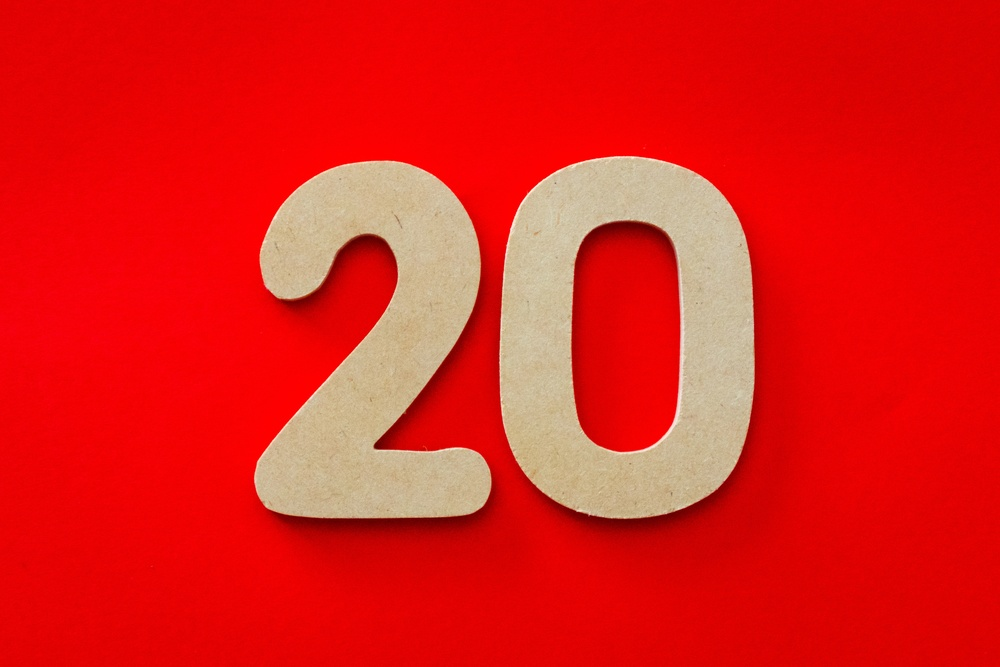
#> input picture Modulo-3.Visão Computacional/Unidade02.Pre-processamento de imagens/imagens/img-caracteres/pexels-magda-ehlers-1339865.jpg, 1000 x 667 px, shrunk from 5256 x 3504 before the run
$ jupyter execute --allow-errors processamentosCaracteres.ipynb   (older library calls are emulated)
#> lines starting #> are read from the running program, lines starting #| are printed output that depends on the picture; after the words box and inside, x2 and y2 are one past the last pixel; in counts of white or black regions, pixels touching at a corner belong together
[cell 1]
import cv2
import numpy as np
import matplotlib.pyplot as plt

[cell 2]
imageP = cv2.imread('imagens/img-caracteres/pexels-magda-ehlers-1339865.jpg')
#> imageP is the input picture: shape (667, 1000, 3); mean B, G, R 26.4, 31.4, 225.4

#### colorir imagem

[cell 3]
image = cv2.cvtColor(imageP,cv2.COLOR_BGR2RGB)
plt.imshow(image)
plt.show()

#### Detectar bordas

[cell 4]
imageCinza = cv2.cvtColor(imageP , cv2.COLOR_BGR2GRAY)
plt.imshow(imageCinza,cmap='gray')
plt.show()

[cell 5]
imageBorda = cv2.Canny(imageCinza,250,150)
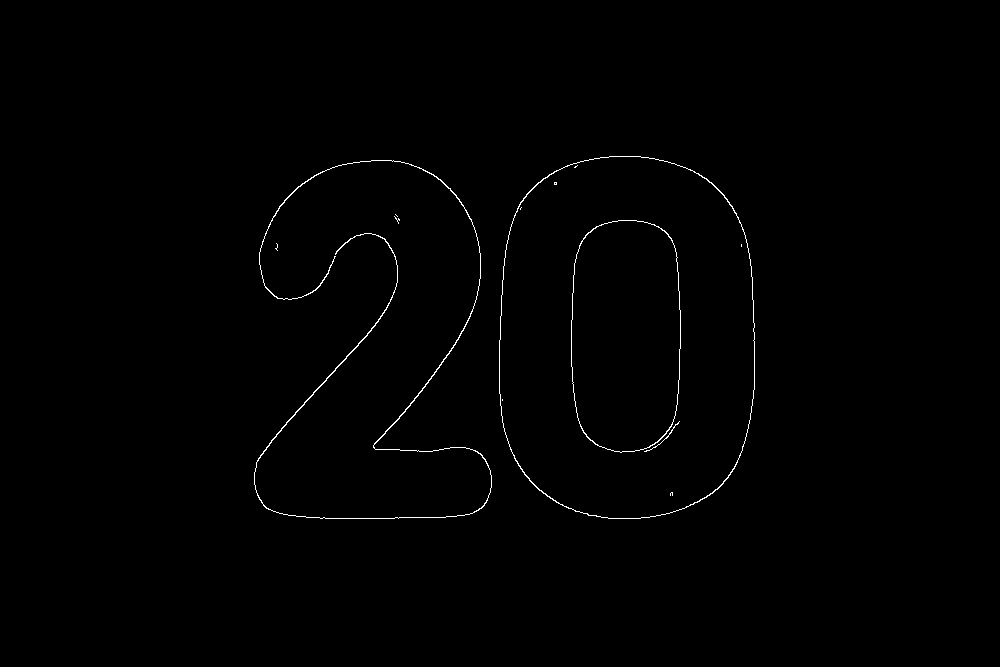
#> imageBorda: shape (667, 1000); 0.53% white in thin lines or dots, all inside (x1, y1, x2, y2) = (254, 156, 755, 519)
plt.imshow(imageBorda,'gray')
plt.show()

##### 1. forma

[cell 6]
clache = cv2.convertScaleAbs(imageBorda,alpha=100,beta=1)
plt.imshow(clache,cmap='gray')
plt.show()

##### 2. forma

[cell 7]
clache      = cv2.createCLAHE(2.0,(8,8))
imageClache = clache.apply(imageCinza)
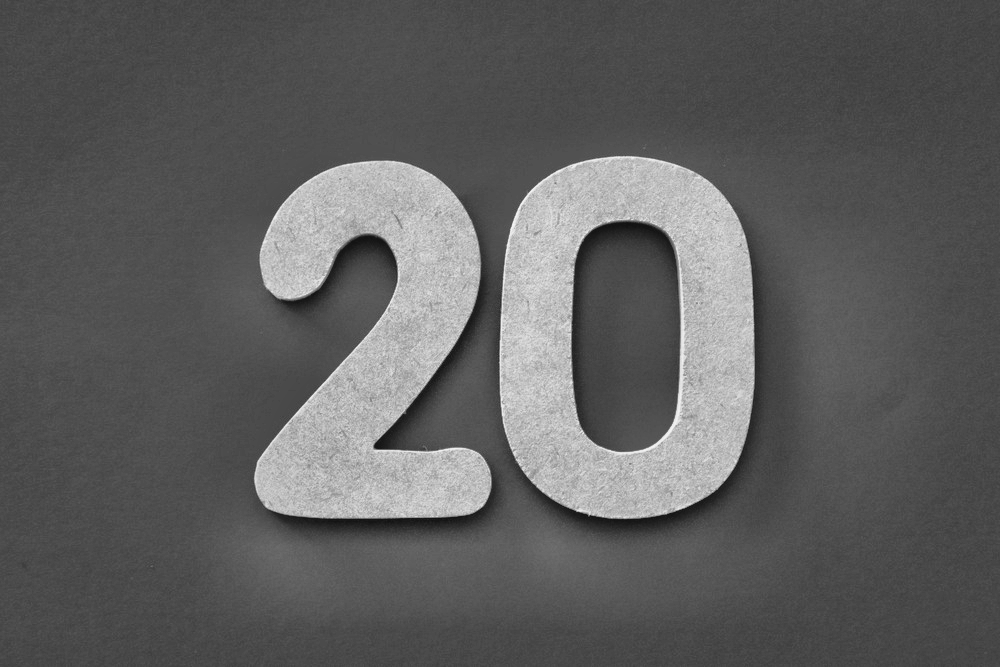
#> imageClache: shape (667, 1000); min 17, max 245, mean 94.7


sobelx = cv2.Sobel(imageClache,cv2.CV_64F,1,0,ksize=9)
sobely = cv2.Sobel(imageClache,cv2.CV_64F,0,1,ksize=9)


imageGray = np.sqrt(sobelx**2 + sobely**2)


plt.figure(figsize=(10,10))
plt.subplot(1,2,1)
plt.imshow(imageClache,'gray')

plt.subplot(1,2,2)
plt.imshow(imageGray,'gray')

plt.show()

[cell 8]
gaussian = cv2.GaussianBlur(imageCinza,(101,101),sigmaX=12)
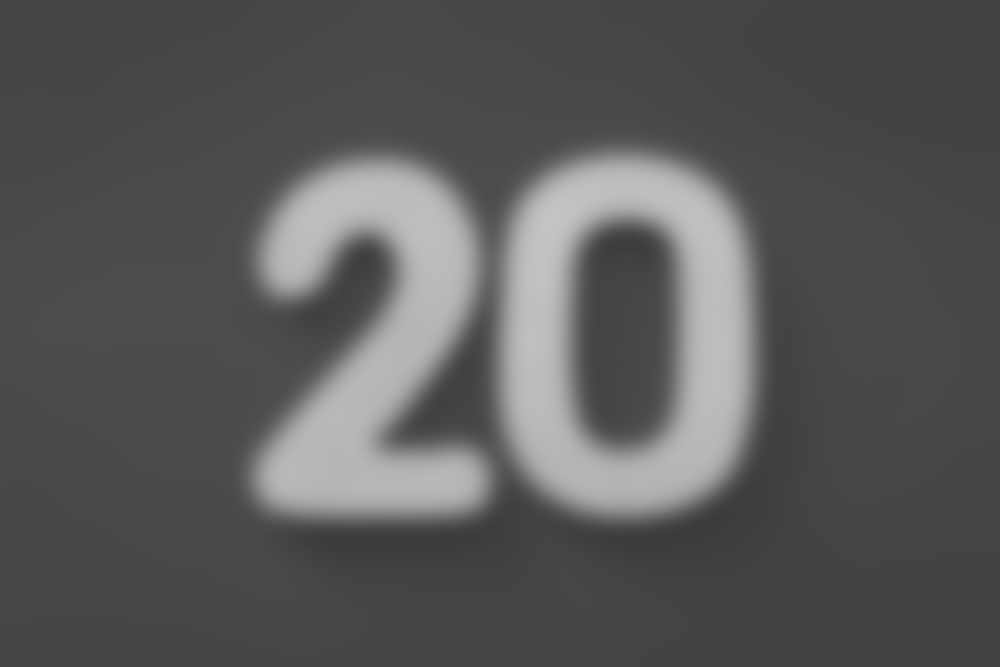
#> gaussian: shape (667, 1000); min 59, max 196, mean 88.8
gaussian = cv2.medianBlur(gaussian,21)
sobelx = cv2.Sobel(gaussian,cv2.CV_64F,1,0,ksize=11)
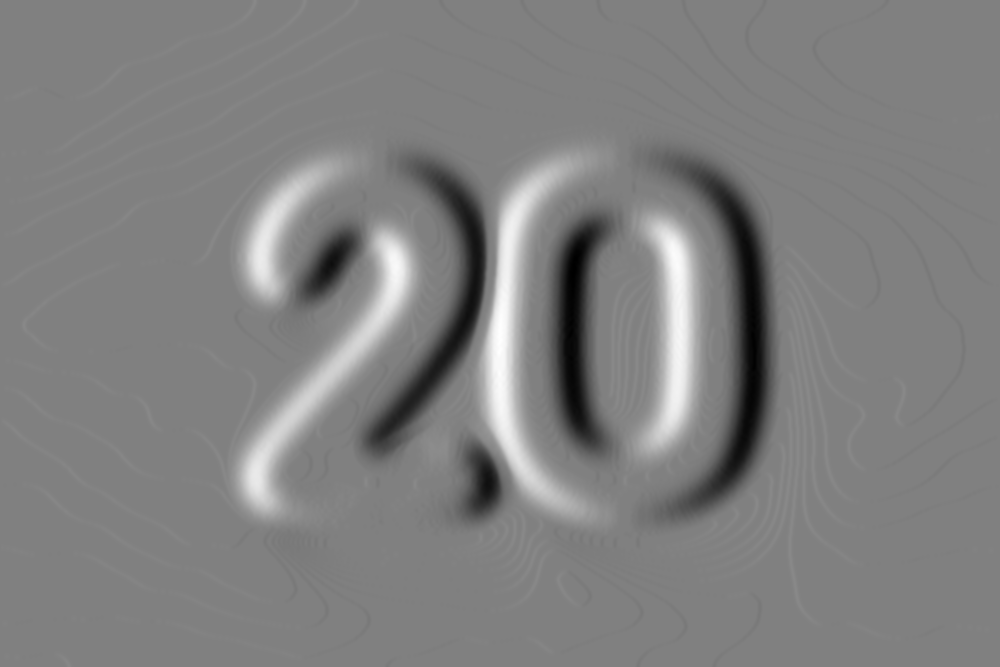
#> sobelx: shape (667, 1000) float64; min -2265088, max 2217385, mean -1664.7; drawn with min black and max white
sobely = cv2.Sobel(gaussian,cv2.CV_64F,0,1,ksize=11)
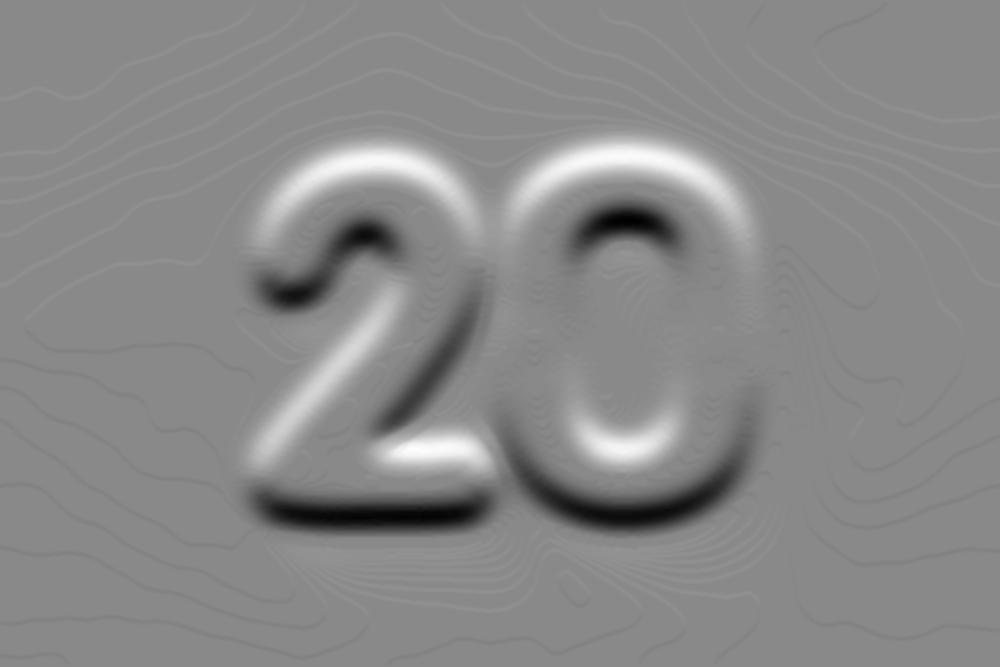
#> sobely: shape (667, 1000) float64; min -2427391, max 2078720, mean -1028.9; drawn with min black and max white


imageGray = np.sqrt(sobelx**2 + sobely**2)
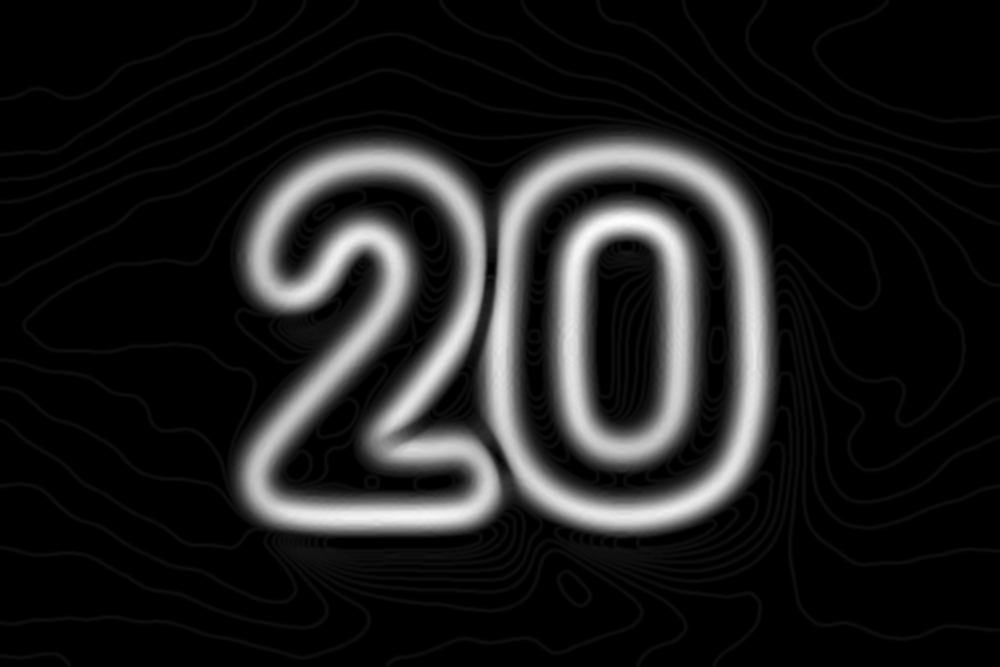
#> imageGray: shape (667, 1000) float64; min 0, max 2440597.1, mean 282784.4; drawn with min black and max white


plt.figure(figsize=(15,10))
plt.subplot(2,2,1)
plt.imshow(gaussian,'gray')

plt.subplot(2,2,2)
plt.imshow(imageGray,'gray')

plt.subplot(2,2,3)
imageBorda = cv2.Canny(gaussian,7,7)
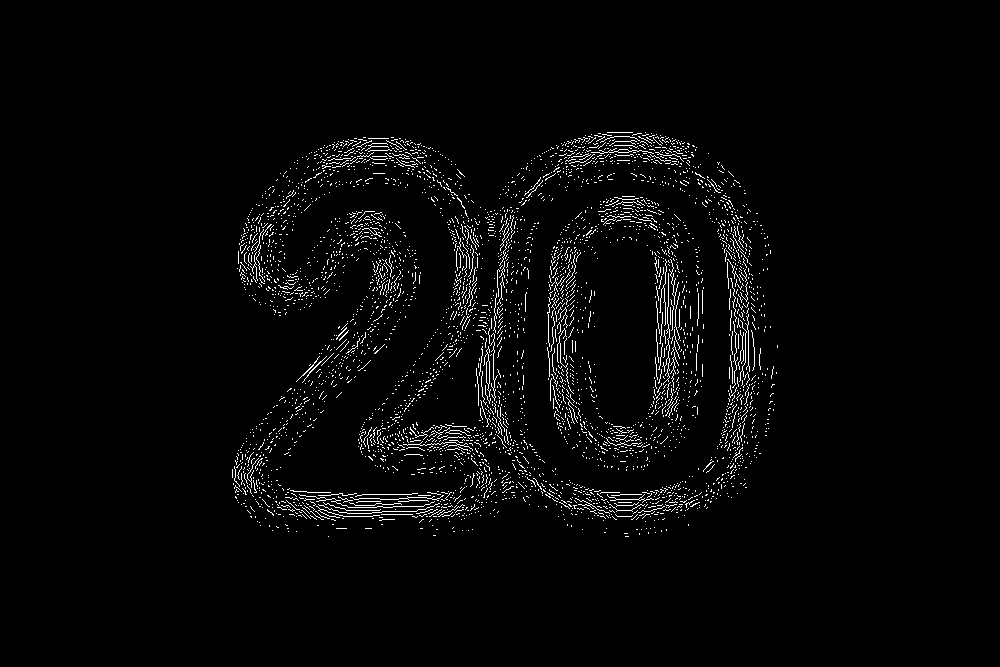
#> imageBorda: shape (667, 1000); 2.6% white in thin lines or dots, all inside (x1, y1, x2, y2) = (232, 132, 778, 537)
plt.imshow(imageBorda,'gray')
plt.show()
